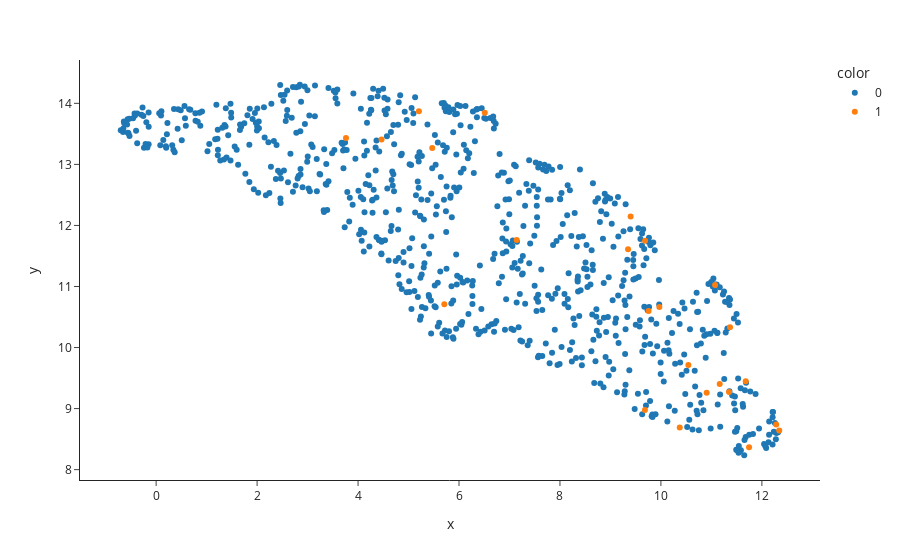

Source (notebook cell):
### Markdown cell above
A very small p value suggests a strong association between the age of the worm and the morphology of the DVB neuron.

Moving forward, our goal is to identify mutations that impact the morphology of the DVB neuron. To achieve this, we will rely on the Laplacian score once again. However, it is essential to consider the unequal representation of worms with a given genotype across different ages in the dataset. To address this issue, we will account for the uneven distribution of ages for each genotype. As an example, we will investigate the impact of deleterious mutations in the unc-25 gene. Let us first look at their distribution in the cell morphology space:

### Code cell
plotly.express.scatter(x=embedding[:,0], 
                       y=embedding[:,1], 
                       template="simple_white", 
                       hover_name=[m + ".swc" for m in cells],
                       color = [str(m) for m in metadata["unc-25"]])

### Figure 1 — Plotly figure (JSON) as saved in the notebook; plotly's stock layout.template omitted (floating-point values rounded to 4 significant figures; data arrays with more than 128 entries replaced by an {"elided": "..."} marker saying what was removed)
{"data": [{"hovertemplate": "<b>%{hovertext}</b><br><br>color=0<br>x=%{x}<br>y=%{y}<extra></extra>", "hovertext": {"elided": "775 str values"}, "legendgroup": "0", "marker": {"color": "#1F77B4", "symbol": "circle"}, "mode": "markers", "name": "0", "orientation": "v", "showlegend": true, "type": "scatter", "x": {"elided": "775 float values"}, "xaxis": "x", "y": {"elided": "775 float values"}, "yaxis": "y"}, {"hovertemplate": "<b>%{hovertext}</b><br><br>color=1<br>x=%{x}<br>y=%{y}<extra></extra>", "hovertext": ["folder_2016-9-12_file_541 unc-25 day 3_1-exported.swc", "folder_2016-9-12_file_541 unc-25 day 3_2-exported.swc", "folder_2016-9-12_file_541 unc-25 day 3_3-exported.swc", "folder_2016-9-12_file_541 unc-25 day 3_4-exported.swc", "folder_2016-9-12_file_541 unc-25 day 3_5-exported.swc", "folder_2016-9-12_file_541 unc-25 day 3_6-exported.swc", "folder_2017-8-16_file_unc-25 541 day 1_1-exported.swc", "folder_2017-8-16_file_unc-25 541 day 1_2-exported.swc", "folder_2017-8-16_file_unc-25 541 day 1_3-exported.swc", "folder_2017-8-16_file_unc-25 541 day 1_4-exported.swc", "folder_2017-8-16_file_unc-25 541 day 1_5-exported.swc", "folder_2017-8-16_file_unc-25 541 day 1_6-exported.swc", "folder_2017-8-16_file_unc-25 541 day 1_7-exported.swc", "folder_2017-8-22_file_unc-25 541 day 1_1-exported.swc", "folder_2017-8-22_file_unc-25 541 day 1_2-exported.swc", "folder_2017-8-22_file_unc-25 541 day 1_3-exported.swc", "folder_2017-8-22_file_unc-25 541 day 1_4-exported.swc", "folder_2017-8-22_file_unc-25 541 day 1_5-exported.swc", "folder_2017-8-23_file_unc-25 541 day 1_1-exported.swc", "folder_2017-8-23_file_unc-25 541 day 1_2-exported.swc", "folder_2017-8-23_file_unc-25 541 day 1_3-exported.swc", "folder_2017-8-23_file_unc-25 541 day 1_4-exported.swc", "folder_2017-8-30_file_unc-25 541 day 1_1-exported.swc", "folder_2017-8-30_file_unc-25 541 day 1_2-exported.swc"], "legendgroup": "1", "marker": {"color": "#FF7F0E", "symbol": "circle"}, "mode": "markers", "name": "1", "orientation": "v", "showlegend": true, "type": "scatter", "x": [4.465, 5.709, 3.761, 7.142, 5.47, 5.205, 11.07, 10.37, 10.54, 11.37, 11.68, 11.35, 9.969, 12.28, 6.511, 9.349, 10.91, 12.34, 11.16, 9.756, 9.686, 11.75, 9.4, 9.684], "xaxis": "x", "y": [13.41, 10.71, 13.43, 11.76, 13.27, 13.87, 11.03, 8.691, 9.714, 10.33, 9.449, 9.272, 10.66, 8.741, 13.84, 11.61, 9.257, 8.64, 9.401, 10.6, 11.75, 8.368, 12.15, 8.978], "yaxis": "y"}], "layout": {"autosize": true, "legend": {"title": {"text": "color"}, "tracegroupgap": 0}, "margin": {"t": 60}, "xaxis": {"anchor": "y", "autorange": true, "domain": [0, 1], "range": [-1.488, 13.13], "title": {"text": "x"}, "type": "linear"}, "yaxis": {"anchor": "x", "autorange": true, "domain": [0, 1], "range": [7.766, 14.77], "title": {"text": "y"}, "type": "linear"}}}
